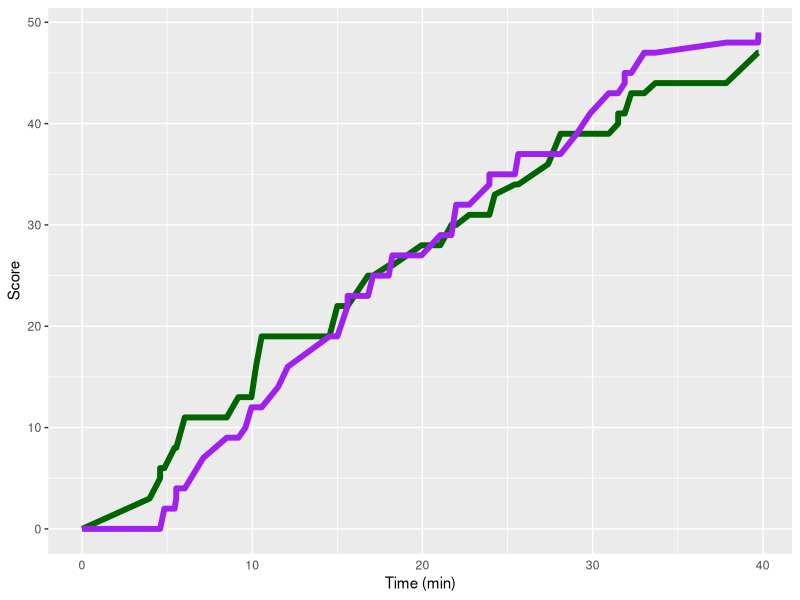

Generate this figure with R:
#Exercise 10
#11/27/2023
#James Magas


#Part 1 - create a line graph of the incremental cumulative scores of two
#basketball teams

#clear previous contents
rm(list=ls())

# load a package every time you wish to use it
library(ggplot2)
library(cowplot)

#import data and read the .txt file to a data frame

data=read.table(file="UWvMSU_1-22-13.txt",header=TRUE)
head(data)

#create a vector of the team column and call it team
team<-c(data$team)
#create a vector of the time column and call it time
time<-c(data$time)

#create a new data frame with the below headings and create empty vectors for each column
scores<-data.frame("Time" = numeric(length(time)), "MSU" = numeric(length(time)), "UW" = numeric(length(time)), stringsAsFactors = FALSE)


#create a variable that can be added to for each team value that can be incremented
uwprev = 0
uwcurr = 0

msuprev = 0
msucurr = 0
#create a loop that checks each row in "data" and accumulates points for the correct team
#the accumulated scores are added to the correct column and row each time the loop increments
for(j in 1:length(time)){
  if(team[j] == "MSU"){
    uwprev = data[j,3]
    uwcurr = uwprev + uwcurr
    scores[j,3] = uwcurr
    scores[j,2] = msucurr
    scores[j,1] = data[j,1]
  } else{
    msuprev = data[j,3]
    msucurr = msuprev + msucurr
    scores[j,2] = msucurr
    scores[j,3] = uwcurr
    scores[j,1] = data[j,1]
  }}

#create a row of zeroes at the top so that there is a starting time of zero and starting scores of zero
scores<-rbind(0,scores)
#finally print the data frame "scores" to make sure everything looks correct
scores



#for graph time is going to be x axis
#I will need to create a line of scores vs time for MSU and another for UW
#remove x tick marks
#make graph start at 0 in x-axis and y-axis


ggplot(scores, aes(x = Time)) +
     geom_line(aes(y = MSU), linewidth = 2, color = "darkgreen") +
     geom_line(aes(y = UW), linewidth = 2, color = "purple") +
     xlab("Time (min)") +
     ylab("Score") +
     theme(axis.ticks.x = element_blank())

